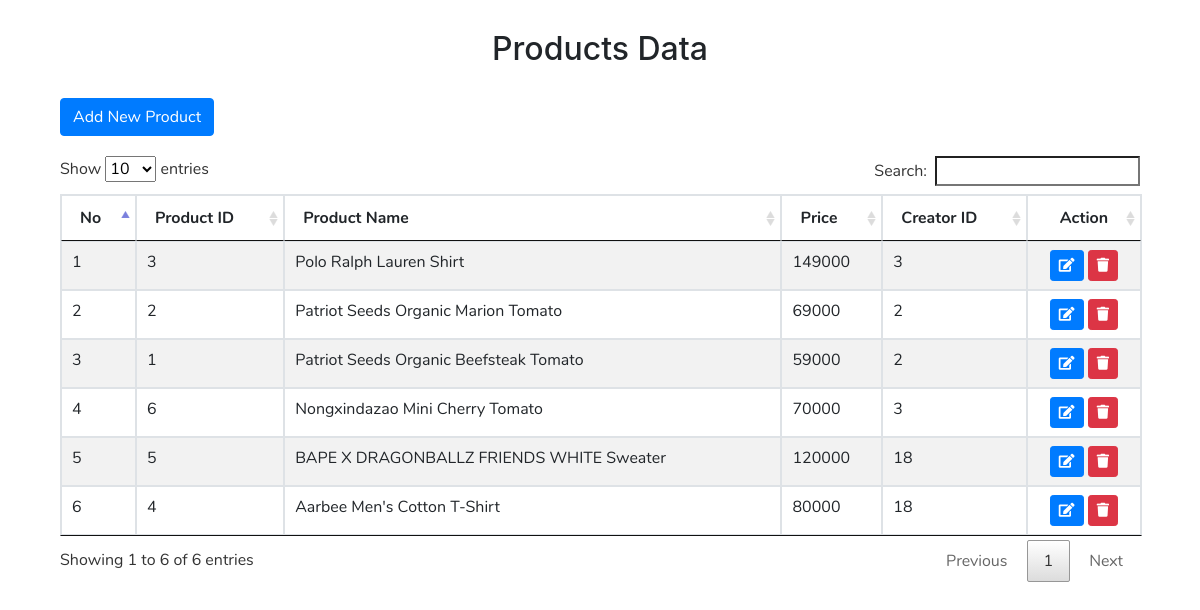
The app's page /index.php/admin_products with its own data.
### tables this page shows
CREATE TABLE `product` (
  `prod_id` int(10) NOT NULL,
  `prod_name` varchar(50) NOT NULL,
  `price` int(10) NOT NULL,
  `prod_desc` varchar(1000) NOT NULL,
  `userid` int(5) NOT NULL,
  `img_src` varchar(30) NOT NULL
);

### application/controllers/Admin_products.php (called while the page is built, shortened)
<?php
class Admin_products extends CI_Controller {
	public function __construct()
	{
		$this->load->model('Products_model');
	}
	public function index()
	{
		$data = array(
			'title' => 'Data Product',
            'filename' => 'admin_products',
			'products' => $this->Products_model->get_data()
		);
		$this->load->view('admin_products',$data);
	}
}

### index.php (called while the page is built, shortened)
<?php
require_once BASEPATH.'core/CodeIgniter.php';

### application/models/Products_model.php (called while the page is built, shortened)
<?php
class Products_model extends CI_Model
{
	public function get_data()
	{
		$query = $this->db->order_by('prod_name','DESC')->get('product');
		return $query->result();
	}
}
?>

### application/views/admin_products.php (the view, shortened to what this page needs)
<body>
<h2>Products Data</h2>
<div class="container">
	<div class="col-md-12">
		<button class="btn btn-md btn-primary" data-toggle="modal" data-target="#add-product">Add New Product</button>
	</div>
</div>
<div class="container" style="margin-top: 20px">
	<div class="col-md-12">
		<table id="table_id" class="table table-striped table-bordered" cellspacing="0" width="100%">
			<thead>
				<tr>
					<th>No</th>
					<th>Product ID</th>
					<th>Product Name</th>
                    <th>Price</th>
					<th>Creator ID</th>
					<th><center>Action</center></th>
				</tr>
			</thead>
			<tbody>
				<?php
				$no=1;
				foreach ($products as $prod) {
				?>
				<tr>
					<td><?php echo $no++;?></td>
					<td><?php echo $prod->prod_id;?></td>
					<td><?php echo $prod->prod_name; ?></td>
                    <td><?php echo $prod->price; ?></td>
					<td><?php echo $prod->userid; ?></td>
					<td style="text-align: center;">
						<button class="btn btn-sm btn-primary" data-toggle="modal" data-target="#edit<?php echo $prod->prod_id; ?>"><i class="fa fa-edit"></i></button>
						<button class="btn btn-sm btn-danger" data-toggle="modal" data-target="#hapus<?php echo $prod->prod_id; ?>"><i class="fa fa-trash"></i></button>
					</td>
				</tr>
				<?php } ?>
			</tbody>
		</table>
	</div>
</div>
</body>
</html>

### assets/css/admin_products.css (style rules this page uses)
h2 { text-align: center; margin: 30px 0 30px 0; }
.container { margin-top: 20px; }

### records on screen
product: prod_id "3", prod_name "Polo Ralph Lauren Shirt", price "149000", userid "3"
product: prod_id "2", prod_name "Patriot Seeds Organic Marion Tomato", price "69000", userid "2"
product: prod_id "1", prod_name "Patriot Seeds Organic Beefsteak Tomato", price "59000", userid "2"
product: prod_id "6", prod_name "Nongxindazao Mini Cherry Tomato", price "70000", userid "3"
product: prod_id "5", prod_name "BAPE X DRAGONBALLZ FRIENDS WHITE Sweater", price "120000", userid "18"
product: prod_id "4", prod_name "Aarbee Men's Cotton T-Shirt", price "80000", userid "18"
